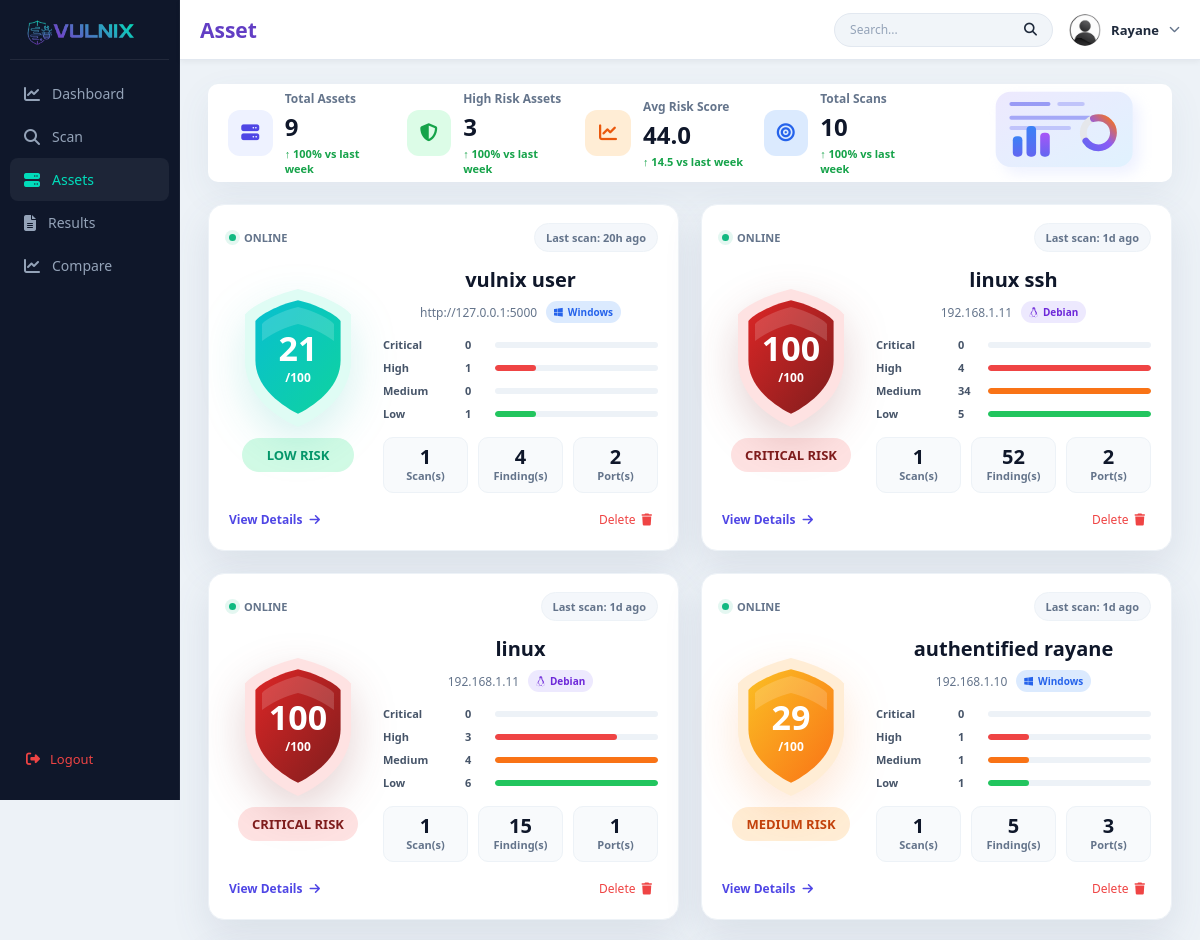
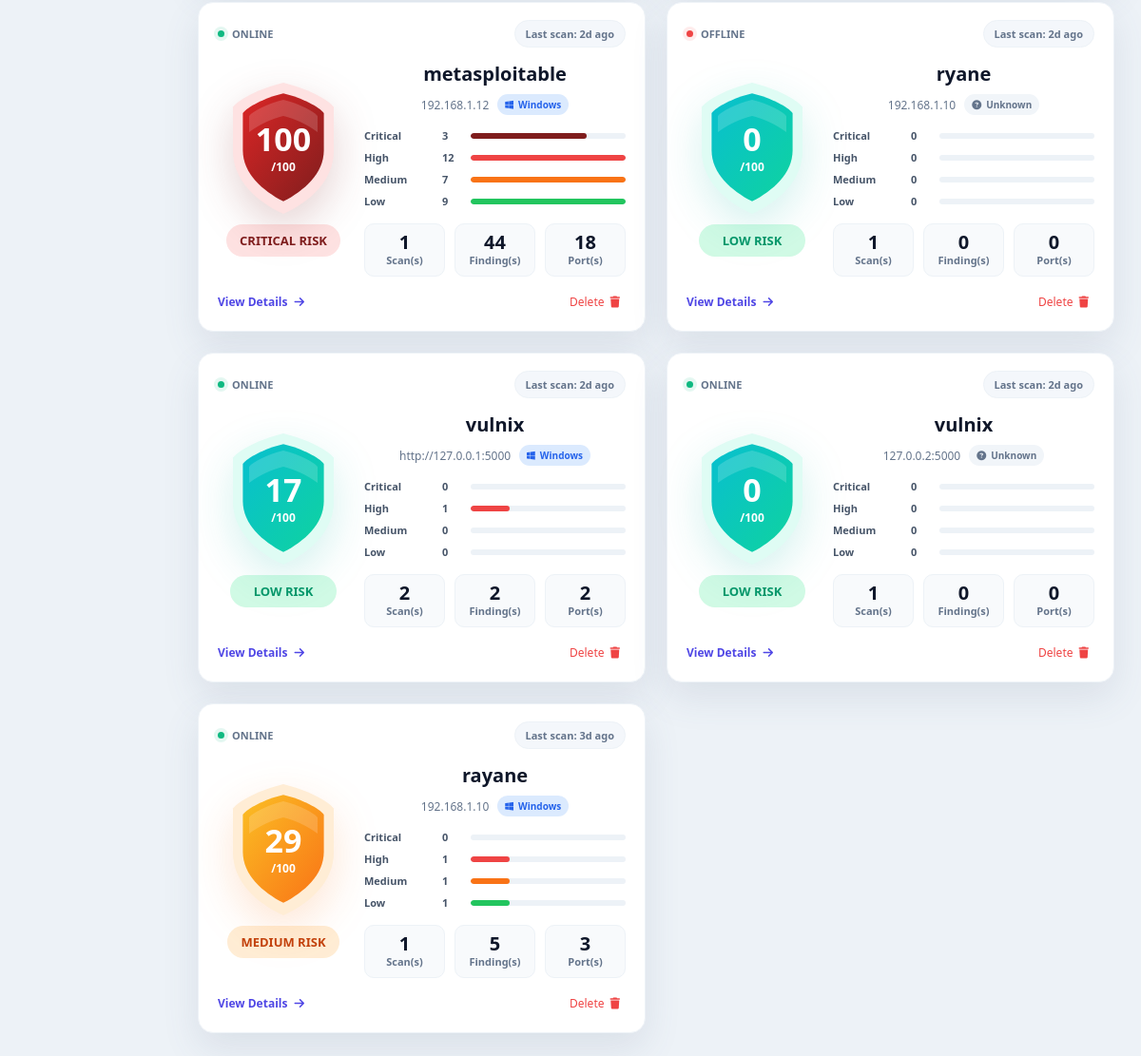
The app's page /asset (signed in) with its own data (2 pictures, top to bottom).
### tables this page shows
CREATE TABLE scans (
        id INTEGER PRIMARY KEY AUTOINCREMENT,
        user_email TEXT NOT NULL,
        target TEXT NOT NULL,
        scan_type TEXT NOT NULL,
        scan_mode TEXT,
        status TEXT NOT NULL DEFAULT 'scanning',
        result_json TEXT,
        error_message TEXT,
        created_at TEXT NOT NULL,
        completed_at TEXT
    , machine_name TEXT);

### main.py (the view)
@app.route("/asset")
def asset_page():
    if "user" not in session:
        return redirect(url_for("home"))
    ensure_scans_table()
    user_email = session["user"]["email"]
    scans = fetch_user_scans(user_email)
    assets = fetch_user_assets(user_email)
    asset_stats = build_asset_page_stats(assets)
    return render_template(
        "asset.html",
        user=session["user"],
        active="asset",
        assets=assets,
        asset_stats=asset_stats,
        scans=scans,
    )

### main.py (called while the page is built)
def get_db_connection():
    conn = sqlite3.connect(DB_PATH)
    conn.row_factory = sqlite3.Row
    return conn

def ensure_scans_table():
    conn = get_db_connection()
    cursor = conn.cursor()
    cursor.execute(
        """
        CREATE TABLE IF NOT EXISTS scans (
            id INTEGER PRIMARY KEY AUTOINCREMENT,
            user_email TEXT NOT NULL,
            machine_name TEXT,
            target TEXT NOT NULL,
            scan_type TEXT NOT NULL,
            scan_mode TEXT,
            status TEXT NOT NULL DEFAULT 'scanning',
            result_json TEXT,
            error_message TEXT,
            created_at TEXT NOT NULL,
            completed_at TEXT
        )
        """
    )
    columns = {
        row[1]
        for row in cursor.execute("PRAGMA table_info(scans)").fetchall()
    }
    if "machine_name" not in columns:
        cursor.execute("ALTER TABLE scans ADD COLUMN machine_name TEXT")
    conn.commit()
    conn.close()

def fetch_user_scans(user_email):
    conn = get_db_connection()
    rows = conn.execute(
        """
        SELECT id, machine_name, target, scan_type, scan_mode, status, created_at, completed_at
        FROM scans
        WHERE user_email = ?
        ORDER BY created_at DESC, id DESC
        """,
        (user_email,),
    ).fetchall()
    conn.close()
    scans = [dict(row) for row in rows]
    for display_no, scan in enumerate(scans, start=1):
        scan["display_no"] = display_no
        scan["asset_label"] = scan.get("machine_name") or scan.get("target")
    return scans

def fetch_scan(scan_id, user_email):
    conn = get_db_connection()
    row = conn.execute(
        "SELECT * FROM scans WHERE id = ? AND user_email = ?",
        (scan_id, user_email),
    ).fetchone()
    conn.close()
    if not row:
        return None
    scan = dict(row)
    display_no = 1
    for index, listed_scan in enumerate(fetch_user_scans(user_email), start=1):
        if listed_scan["id"] == scan["id"]:
            display_no = index
            break
    scan["display_no"] = display_no
    scan["asset_label"] = scan.get("machine_name") or scan.get("target")
    return scan

def load_scan_result(scan):
    if not scan or not scan.get("result_json"):
        return None, None
    try:
        return json.loads(scan["result_json"]), None
    except (TypeError, json.JSONDecodeError) as exc:
        return None, f"Saved scan result could not be read: {exc}"

### templates/asset.html (shortened to what this page needs)
{% extends "base.html" %}
{% block extra_css %}
<link rel="stylesheet" href="{{ url_for('static', filename='css/asset.css') }}">
{% endblock %}
{% block content %}
<div class="assets-page">
    <section class="stats-row">
        <div class="stat-card">
            <div class="stat-icon purple">
                <i class="fas fa-server"></i>
            </div>
            <div>
                <p>Total Assets</p>
                <h2>{{ asset_stats.total_assets }}</h2>
                <span class="stat-change">&uarr; 100% vs last week</span>
            </div>
        </div>
        <div class="stat-card">
            <div class="stat-icon green">
                <i class="fas fa-shield-alt"></i>
            </div>
            <div>
                <p>High Risk Assets</p>
                <h2>{{ asset_stats.high_risk_assets }}</h2>
                <span class="stat-change">&uarr; 100% vs last week</span>
            </div>
        </div>
        <div class="stat-card">
            <div class="stat-icon orange">
                <i class="fas fa-chart-line"></i>
            </div>
            <div>
                <p>Avg Risk Score</p>
                <h2>{{ asset_stats.average_risk_score }}</h2>
                <span class="stat-change">&uarr; 14.5 vs last week</span>
            </div>
        </div>
        <div class="stat-card">
            <div class="stat-icon blue">
                <i class="fas fa-bullseye"></i>
            </div>
            <div>
                <p>Total Scans</p>
                <h2>{{ asset_stats.total_scans }}</h2>
                <span class="stat-change">&uarr; 100% vs last week</span>
            </div>
        </div>
        <div class="stat-visual">
        </div>
    </section>
    <section class="asset-grid" id="assetGrid">
        {% if assets %}
            {% for asset in assets %}
                <article class="asset-card">
                    <div class="asset-card-head">
                        <span class="asset-status {{ 'online' if asset.is_online else 'offline' }}">
                            <i></i>
                            {{ "ONLINE" if asset.is_online else "OFFLINE" }}
                        </span>
                        <span class="last-scan">Last scan: {{ asset.last_scan_human }}</span>
                    </div>
                    <div class="asset-card-body">
                        <div class="score-block">
                            <div class="score-wrapper {{ asset.risk_class }}">
                                <svg class="score-shield-svg" viewBox="0 0 130 150" aria-hidden="true">
                                    <defs>
                                        <linearGradient id="assetShieldGrad{{ loop.index }}" x1="0" y1="0" x2="1" y2="1">
                                            <stop offset="0%" stop-color="var(--shield-start)"/>
                                            <stop offset="100%" stop-color="var(--shield-end)"/>
                                        </linearGradient>
                                    </defs>
                                    <path class="shield-aura" d="M65 2 C90 8 114 20 121 29 V78 C121 111 94 135 65 148 C36 135 9 111 9 78 V29 C16 20 40 8 65 2Z"/>
                                    <path class="shield-body" fill="url(#assetShieldGrad{{ loop.index }})" d="M65 14 C86 19 105 29 110 36 V77 C110 103 88 122 65 134 C42 122 20 103 20 77 V36 C25 29 44 19 65 14Z"/>
                                    <path class="shield-shine" d="M65 21 C84 26 98 33 103 39 V57 C91 48 78 42 65 39 C52 42 39 48 27 57 V39 C32 33 46 26 65 21Z"/>
                                </svg>
                                <div class="score-value">
                                    <strong>{{ asset.risk_score }}</strong>
                                    <span>/100</span>
                                </div>
                            </div>
                            <span class="risk-pill {{ asset.risk_class }}">
                                {{ asset.risk_label }}
                            </span>
                        </div>
                        <div class="asset-main">
                            <h2>{{ asset.name }}</h2>
                            <div class="asset-sub">
                                <span>{{ asset.target }}</span>
                                <span class="os-badge {{ asset.os_class }}">
                                    <i class="{{ asset.os_icon }}"></i>
                                    {{ asset.os_label }}
                                </span>
                            </div>
                            <div class="severity-bars">
                                {% for row in asset.severity_rows %}
                                    <div class="severity-row">
                                        <span>{{ row.label }}</span>
                                        <b>{{ row.count }}</b>
                                        <i class="{{ row.slug }}" style="--w: {{ row.width }}%;"></i>
                                    </div>
                                {% endfor %}
                            </div>
                            <div class="asset-meta">
                                <span><b>{{ asset.scan_count }}</b> Scan(s)</span>
                                <span><b>{{ asset.findings }}</b> Finding(s)</span>
                                <span><b>{{ asset.open_ports }}</b> Port(s)</span>
                            </div>
                        </div>
                    </div>
                    <div class="asset-footer">
                        <a class="details-link" href="{{ url_for('result', scan_id=asset.latest_scan_id) }}">
                            View Details <i class="fas fa-arrow-right"></i>
                        </a>
<form method="POST"
      action="{{ url_for('delete_scan', scan_id=asset.latest_scan_id) }}" class="delete-form">
    <button class="delete-btn" type="submit">
        <span>Delete</span>
        <i class="fas fa-trash"></i>
    </button>
</form>
                    </div>
                </article>
            {% endfor %}
        {% endif %}
    </section>
</div>
{% endblock %}

### templates/base.html (shortened to what this page needs)
<!DOCTYPE html>
<html lang="en">
<head>
    <link rel="stylesheet" href="{{ url_for('static', filename='css/base.css') }}">
    {% block extra_css %}{% endblock %}
    <link href="https://cdnjs.cloudflare.com/ajax/libs/font-awesome/6.5.0/css/all.min.css" rel="stylesheet">
</head>
<body>
<div class="sidebar">
    <div class="sidebar-logo">
        <img src="{{ url_for('static', filename='images/logo.png') }}">
    </div>
    <a href="/dashboard" class="side-item {% if active=='dashboard' %}active{% endif %}">
        <i class="fas fa-chart-line"></i>
        <span>Dashboard</span>
    </a>
    <a href="/scan" class="side-item {% if active=='scan' %}active{% endif %}">
        <i class="fas fa-search"></i>
        <span>Scan</span>
    </a>
    <a href="/asset" class="side-item {% if active=='asset' %}active{% endif %}">
        <i class="fas fa-server"></i>
        <span>Assets</span>
    </a>
    <a href="/result" class="side-item {% if active=='result' %}active{% endif %}">
        <i class="fas fa-file-alt"></i>
        <span>Results</span>
    </a>
    <a href="/compare" class="side-item {% if active=='compare' %}active{% endif %}">
        <i class="fas fa-chart-line"></i>
        <span>Compare</span>
    </a>
    <a href="{{ url_for('logout') }}" class="sidebar-logout">
        <i class="fas fa-sign-out-alt"></i>
        <span>Logout</span>
    </a>
</div>
<div class="topbar">
    <div class="left">
        <div class="page-indicator">
            <span><b>{{ active|capitalize }}</b></span>
        </div>
    </div>
    <div class="right">
        <div class="search-box">
            <input type="text" placeholder="Search...">
            <i class="fas fa-search"></i>
        </div>
        <div class="profile-container">
            <div class="profile-trigger" onclick="toggleProfile()">
                <img src="{{ url_for('static', filename='images/user.png') }}" class="profile-img">
                <span class="profile-name-top" id="topName">
                    {{ user.name.title() }}
                </span>
                <i class="fas fa-chevron-down profile-arrow"></i>
            </div>
        </div>
    </div>
</div>
<div class="main-content">
    {% block content %}{% endblock %}
</div>
</body>
</html>

### static/css/base.css (style rules this page uses)
* { margin: 0; padding: 0; box-sizing: border-box; font-family: "Segoe UI", sans-serif; }
body { background: #edf2f7; font-size: 13px; color: #1e293b; overflow-x: hidden; }
h1, h2, h3 { font-weight: 600; }
p, span { font-weight: 400; }
:root { --bg-main: #0F172A; --bg-soft: #111827; --card: #ffffff; --border: #e2e8f0; --text-main: #1e293b; --text-muted: #64748b; --primary: #7f30cb; --accent: #01dcba; --danger: #ef4444; }
.topbar { position: fixed; top: 0; left: 180px; width: calc(100% - 180px); height: 60px; background: #ffffff; border-bottom: 1px solid #e2e8f0; display: flex; align-items: center; justify-content: space-between; padding: 0 20px; z-index: 100; box-shadow: 0 2px 6px rgba(0, 0, 0, 0.05); }
.topbar .left, .topbar .right { display: flex; align-items: center; gap: 16px; }
.page-indicator { display: flex; align-items: center; gap: 8px; font-size: 21px; font-weight: 600; color: #623ec4; }
.search-box { display: flex; align-items: center; background: #f1f5f9; border: 1px solid #e2e8f0; border-radius: 30px; height: 34px; padding: 0 15px; }
.search-box input { border: none; background: transparent; outline: none; color: #1e293b; font-size: 12px; }
.search-box input::placeholder { color: #94a3b8; }
.profile-container { position: relative; }
.profile-trigger { display: flex; align-items: center; gap: 10px; cursor: pointer; }
.profile-img { width: 32px; height: 32px; border-radius: 50%; }
.profile-name-top { font-size: 13px; font-weight: 600; color: #1e293b; }
.profile-arrow { font-size: 11px; color: #64748b; }
.sidebar { position: fixed; top: 0; height: 100vh; width: 180px; background: #0f172a; left: 0; align-items: flex-start; padding: 20px 10px; background: #0F172A; border-right: 1px solid rgba(255,255,255,0.05); display: flex; flex-direction: column; align-items: center; padding-top: 10px; }
.side-item { display: flex; align-items: center; gap: 12px; width: 100%; padding: 12px 14px; color: #94a3b8; text-decoration: none; border-radius: 8px; transition: 0.2s; }
.sidebar-logo { width: 100%; padding-top: 6px; padding-bottom:4px ; border-bottom: 1px solid rgba(255,255,255,0.08); margin-bottom: 12px; }
.sidebar-logo img { width: 150px; }
.side-item i { font-size: 16px; }
.side-item.active i { color: #01dcba; }
.side-item span { font-size: 14px; font-weight: 500; }
.side-item.active { background: rgba(255,255,255,0.06); color: #01dcba; }
.sidebar { display: flex; flex-direction: column; align-items: stretch; }
.sidebar-logout { display: flex; align-items: center; gap: 10px; padding: 12px 16px; margin-top: auto; color: #ef4444; text-decoration: none; font-weight: 500; border-radius: 10px; transition: 0.2s; }
.sidebar-logout i { font-size: 14px; }
.main-content { margin-left: 180px; margin-top: 60px; padding: 24px 28px; }

### records on screen
scans: name "Rayane", is_online "ONLINE", last_scan_human "3d ago", risk_score "29", risk_label "MEDIUM RISK", name "rayane", target "192.168.1.10", os_label "Windows", label "Critical" "High" "Medium" "Low", count "0" "1" "1" "1", {{ row.width }} 25 (drawn), scan_count "1", findings "5", open_ports "3"
scans: is_online "ONLINE", last_scan_human "20h ago", risk_score "21", risk_label "LOW RISK", name "vulnix user", target "http://127.0.0.1:5000", os_label "Windows", label "Critical" "High" "Medium" "Low", count "0" "1" "0" "1", {{ row.width }} 25 (drawn), scan_count "1", findings "4", open_ports "2"
scans: is_online "ONLINE", last_scan_human "1d ago", risk_score "100", risk_label "CRITICAL RISK", name "linux ssh", target "192.168.1.11", os_label "Debian", label "Critical" "High" "Medium" "Low", count "0" "4" "34" "5", scan_count "1", findings "52", open_ports "2"
scans: is_online "ONLINE", last_scan_human "1d ago", risk_score "100", risk_label "CRITICAL RISK", name "linux", target "192.168.1.11", os_label "Debian", label "Critical" "High" "Medium" "Low", count "0" "3" "4" "6", {{ row.width }} 75 (drawn), scan_count "1", findings "15", open_ports "1"
scans: is_online "ONLINE", last_scan_human "1d ago", risk_score "29", risk_label "MEDIUM RISK", name "authentified rayane", target "192.168.1.10", os_label "Windows", label "Critical" "High" "Medium" "Low", count "0" "1" "1" "1", {{ row.width }} 25 (drawn), scan_count "1", findings "5", open_ports "3"
scans: is_online "ONLINE", last_scan_human "2d ago", risk_score "100", risk_label "CRITICAL RISK", name "metasploitable", target "192.168.1.12", os_label "Windows", label "Critical" "High" "Medium" "Low", count "3" "12" "7" "9", {{ row.width }} 75 (drawn), scan_count "1", findings "44", open_ports "18"
scans: is_online "OFFLINE", last_scan_human "2d ago", risk_score "0", risk_label "LOW RISK", name "ryane", target "192.168.1.10", os_label "Unknown", label "Critical" "High" "Medium" "Low", count "0" "0" "0" "0", scan_count "1", findings "0", open_ports "0"
scans: is_online "ONLINE", last_scan_human "2d ago", risk_score "17", risk_label "LOW RISK", name "vulnix", target "http://127.0.0.1:5000", os_label "Windows", label "Critical" "High" "Medium" "Low", count "0" "1" "0" "0", {{ row.width }} 25 (drawn), scan_count "2", findings "2", open_ports "2"
scans: is_online "ONLINE", last_scan_human "2d ago", risk_score "0", risk_label "LOW RISK", name "vulnix", target "127.0.0.2:5000", os_label "Unknown", label "Critical" "High" "Medium" "Low", count "0" "0" "0" "0", scan_count "1", findings "0", open_ports "0"

### other values on screen
{{ active|capitalize }} "Asset"
{{ asset_stats.total_assets }} "9"
{{ asset_stats.high_risk_assets }} "3"
{{ asset_stats.average_risk_score }} "44.0"
{{ asset_stats.total_scans }} "10"
